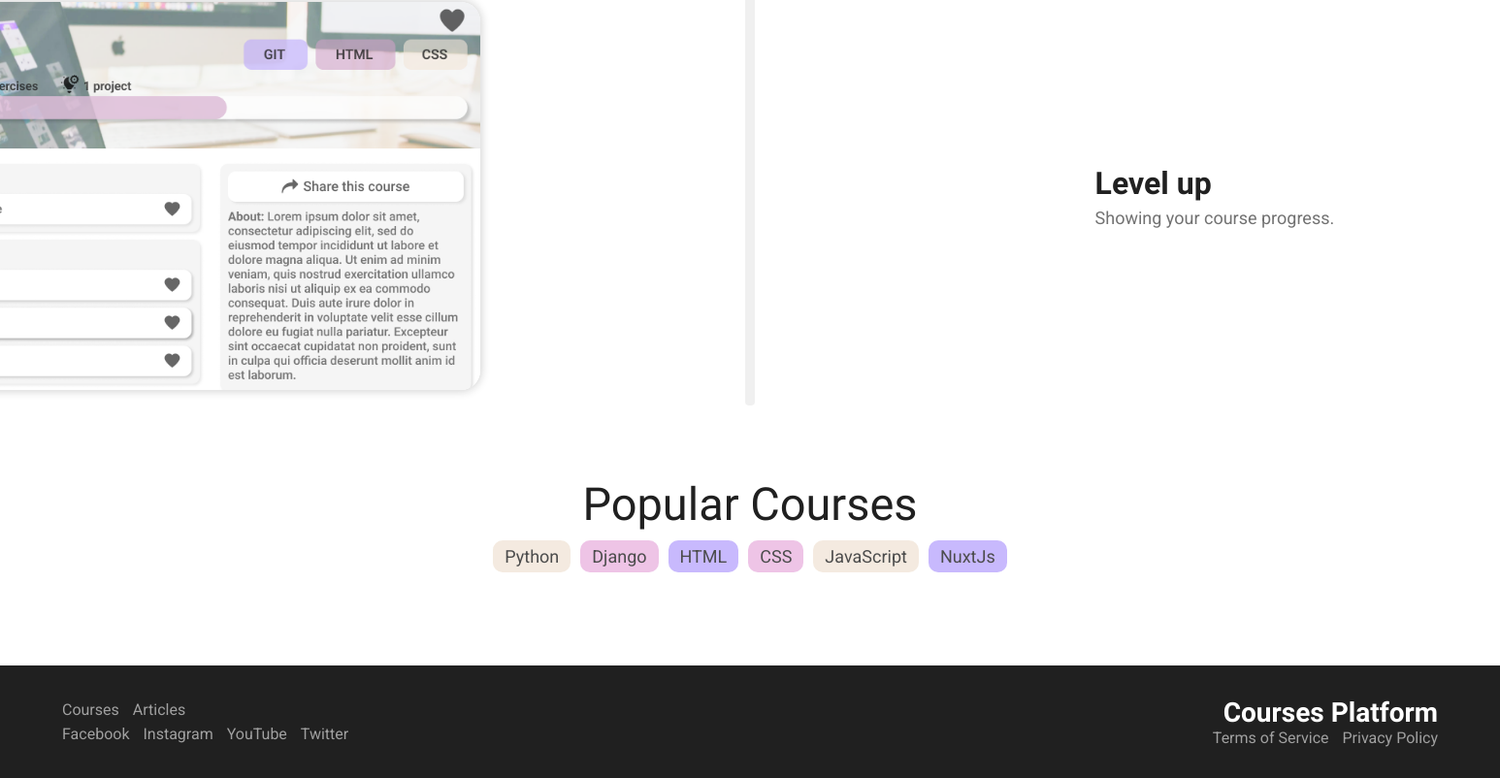
The app's page / (lower part), older data.
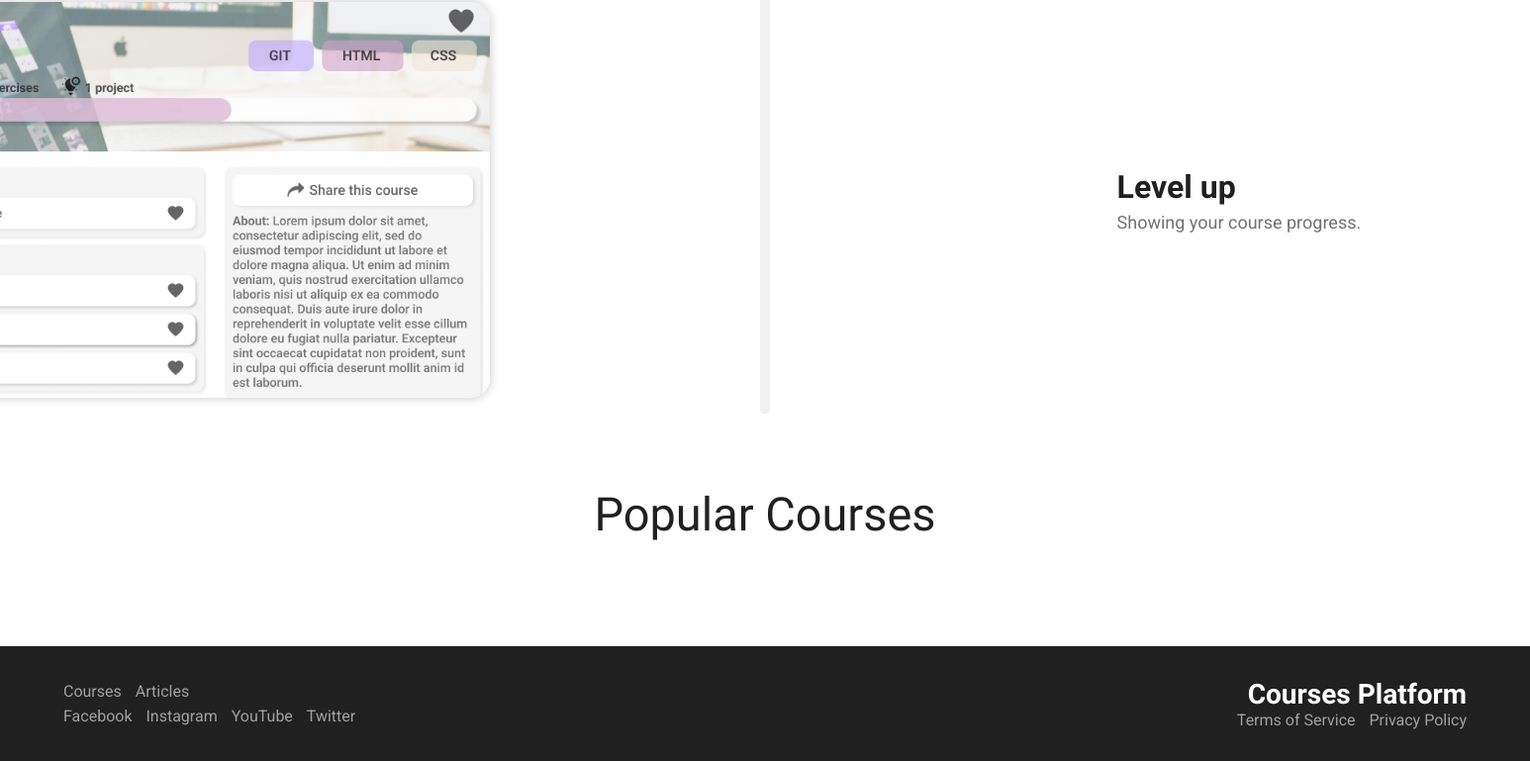
The same page, newer data.
### course/models.py (models this page shows, shortened)
class Tag(models.Model):
    name = models.CharField(max_length=100)

### user/views/main.py (the view)
# urls.py: path('', main.dashboard, name='dashboard'),
def dashboard(request):
    if request.user.is_authenticated:
        courses_before_3 = request.user.users_who_registered.all()[:3]
        courses_after_3 = request.user.users_who_registered.all()[3:]
        context = {
            'courses_before_3': courses_before_3,
            'courses_after_3': courses_after_3,
        }
        return render(request, 'auth/dashboard.html', context)
    else:
        tags = Tag.objects.filter(course__isnull=False).distinct()
        return render(request, 'auth/index.html', {
            'tags': tags,
        })

### user/templates/auth/index.html (shortened to what this page needs)
{% include 'main.html' %}
{% block title %}
    <link rel="stylesheet" href="/static/css/index.css">
{% endblock title %}
{% block content %}
<div class="content">
    <div class="about">
        <div class="about__content">
            <div class="about__content__line">
            </div>
            <div class="about__content__left">
                <div class="card card3">
                    <img src="/static/media/index/image2.png" alt="image 3">
                </div>
                <div class="card__desc">
                    <h2>Level up</h2>
                    <p>Showing your course progress.</p>
                </div>
            </div>
        </div>
    </div>
</div>
<div class="collection">
    <div class="title">Popular Courses</div>
   <div class="collection__titles">
    {% for tag in tags %}
        <div class="tag" style="background-color: {% if forloop.counter|divisibleby:3 %}#BBA8FD{% elif forloop.counter|divisibleby:2 %}#EAB6E1{% else %}#F2E6D9{% endif %}">
            {{ tag.name }}
        </div>
    {% endfor %}
   </div>
   <div class="page__content__courses" id='ShowAllCourses'></div>
</div>
<footer class="footer">
    <div class="footer__left">
        <div class="">
            <a href="/courses">Courses</a>
            <a href="/articles">Articles</a>
        </div>
        <div class="">
            <a href="">Facebook</a>
            <a href="">Instagram</a>
            <a href="">YouTube</a>
            <a href="">Twitter</a>
        </div>
    </div>
    <div class="footer__right">
        <div class="">
            <h2>Courses Platform</h2>
        </div>
        <div class="">
            <a href="/terms-of-service">Terms of Service</a>
            <a href="/privacy-policy">Privacy Policy</a>
        </div>
    </div>
</footer>
{% endblock content %}

Row changes from the older to the newer data that the page shows:
removed Tag: name "Python"
removed Tag: name "Django"
removed Tag: name "HTML"
removed Tag: name "CSS"
removed Tag: name "JavaScript"
removed Tag: name "NuxtJs"
